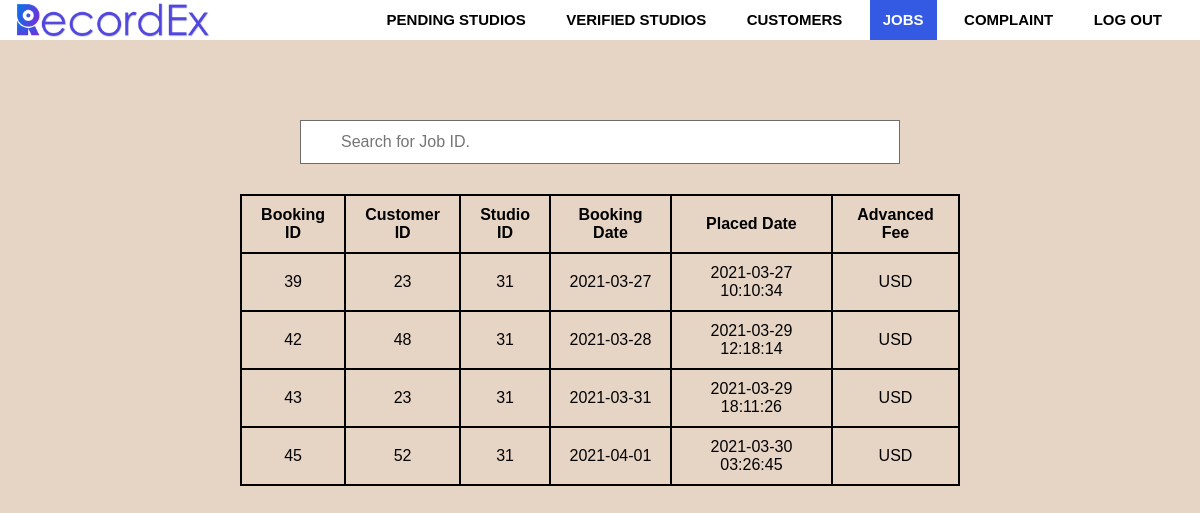
Page /admin/jobs.php on the earlier database version.
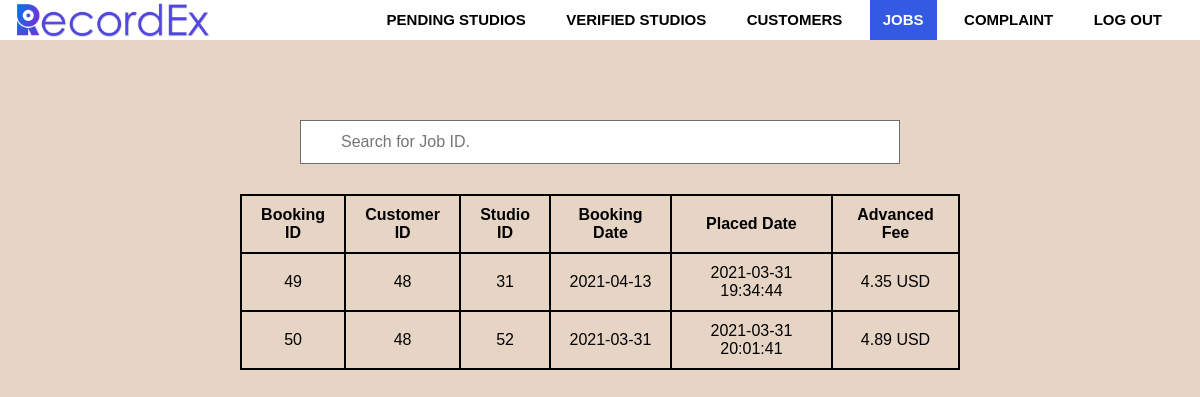
Same page on the later database version.
### tables this page shows
CREATE TABLE `reserved_job` (
  `job_id` int(5) NOT NULL,
  `c_id` int(5) NOT NULL,
  `studio_id` int(5) NOT NULL,
  `date` date NOT NULL,
  `choose_time` timestamp NULL DEFAULT NULL,
  `isplaced` int(1) NOT NULL DEFAULT 0,
  `rated` int(1) NOT NULL DEFAULT 0,
  `temp_blocked` int(1) NOT NULL DEFAULT 1
);

CREATE TABLE `advanced_payment` (
  `payment_id` int(1) NOT NULL,
  `job_id` int(5) NOT NULL,
  `total` int(10) NOT NULL,
  `advanced_fee` double NOT NULL,
  `ispaid` int(1) NOT NULL DEFAULT 0
);

### admin/jobs.php (the view, shortened to what this page needs)
<?php
  require_once('../inc/connection.php');
  if(!isset($_GET['errors'])){
    $query = "SELECT * FROM reserved_job WHERE isplaced=1";
    $result_set = mysqli_query($connection, $query);
    if($result_set){
      if(mysqli_num_rows($result_set)==0){
        header('Location: jobs.php?error=There are no verified customers.');
      }
      else{
        $table = "<table style='max-width:60%;' id='jobs'>";
        $table .= "<tr><th>Booking ID</th><th>Customer ID</th><th>Studio ID</th><th>Booking Date</th><th>Placed Date</th><th>Advanced Fee</th></tr>";
        while($record=mysqli_fetch_assoc($result_set)){
          $table .= "<tr>";
          $table .= "<td style='max-width:100px;'>".$record['job_id']."</td>";
          $table .= "<td>".$record['c_id']."</td>";
          $table .= "<td>".$record['studio_id']."</td>";
          $table .= "<td>".$record['date']."</td>";
          $table .= "<td>".$record['choose_time']."</td>";
          $job = $record['job_id'];
          $query2 = "SELECT advanced_fee FROM advanced_payment WHERE job_id =  $job";
          $result_set2 = mysqli_query($connection,$query2);
          $record2 = mysqli_fetch_assoc($result_set2);
          $table .= "<td>".$record2['advanced_fee']. " USD</td>";
          $table .= "<tr>";
        }
      }
    }
  }
?>
<!DOCTYPE html>
<html>
<head>
   <link rel="stylesheet" type="text/css" href="css/admin.css">
   <?php require_once('inc/navbar.php'); ?>
</head>
<body>
<div class="row">
<input type="text" id="myInput" onkeyup="myFunction()" placeholder="Search for Job ID." title="Type in a Name">
    <?php
         if(isset($_GET['error'])){
            echo '<div class="error">';
               echo $_GET['error'];
            echo '</div>';
           }
           else{
            echo $table;
           }
    ?>
</div>
</body>
</html>

### admin/inc/navbar.php (shortened to what this page needs)
<head>
  </head>
   <nav>
      <a class="logo" href="../view/home.php"><img src="../inc/logo3.png"></a>
      <ul>
      <?php $filename=basename($_SERVER['PHP_SELF'])?>
        <li><a href="adminhome.php" <?php if($filename=='adminhome.php') echo "class=active"?>>pending studios</a></li>
        <li><a href="verified.php" <?php if($filename=='verified.php') echo "class=active"?>>Verified studios</a></li>
        <li><a href="customers.php" <?php if($filename=='customers.php') echo "class=active"?>>Customers</a></li>
        <li><a href="jobs.php" <?php if($filename=='jobs.php') echo "class=active"?>>Jobs</a></li>
        <li><a href="complaint.php" <?php if($filename=='complaint.php') echo "class=active"?>>Complaint</a></li>
        <li><a href="logout.php" <?php if($filename=='logout.php') echo "class=active"?>>Log out</a></li>
      </ul>
    </nav>
  </body>
</html>

### admin/css/admin.css (style rules this page uses)
body { margin: 0; padding: 0; font-family: Arial, Helvetica, sans-serif; background-color: rgb(230, 212, 196); height:100vh; overflow:inherit; }
.row { width: 100%; position: absolute; top:15%; display:block; }
input { background-position: 10px 10px; background-repeat: no-repeat; width: 50%; font-size: 16px; padding: 12px 20px 12px 40px; border: 1px solid rgb(110, 109, 109); margin-bottom: 30px; margin-left: auto; margin-right: auto; display: block; }
table { border-collapse : collapse; max-width: 95%; margin-left: auto; margin-right: auto; display: block; }
td,th { border: 2px solid black; text-align:center; padding: 10px; }

### admin/inc/navbar.php (style rules this page uses)
* { padding: 0; margin: 0; text-decoration: none; list-style: none; box-sizing: border-box; }
nav { background-color: white; height: 40px; width: 100%; position:fixed; overflow: hidden; z-index:1; }
nav ul { float: right; margin-right: 20px; }
nav ul li { display: inline-block; line-height: 40px; margin: 0 5px; }
nav ul li a { font-family: sans-serif; color:black; font-size: 15px; padding: 12px 13px; text-transform: uppercase; font-weight: bold; }
a.logo { line-height: 40px; padding-left: 15px; }
a.logo img { height: 40px; }
a.active { background-color: #3459e2; color: white; }

Differences in the rows shown:
removed reserved_job: job_id "39", c "23", studio "31", date "2021-03-27", choose_time "2021-03-27 10:10:34"
removed reserved_job: job_id "42", c "48", studio "31", date "2021-03-28", choose_time "2021-03-29 12:18:14"
removed reserved_job: job_id "43", c "23", studio "31", date "2021-03-31", choose_time "2021-03-29 18:11:26"
removed reserved_job: job_id "45", c "52", studio "31", date "2021-04-01", choose_time "2021-03-30 03:26:45"
added reserved_job: job_id "49", c "48", studio "31", date "2021-04-13", choose_time "2021-03-31 19:34:44", advanced_payment.advanced_fee "4.35"
added reserved_job: job_id "50", c "48", studio "52", date "2021-03-31", choose_time "2021-03-31 20:01:41", advanced_payment.advanced_fee "4.89"
